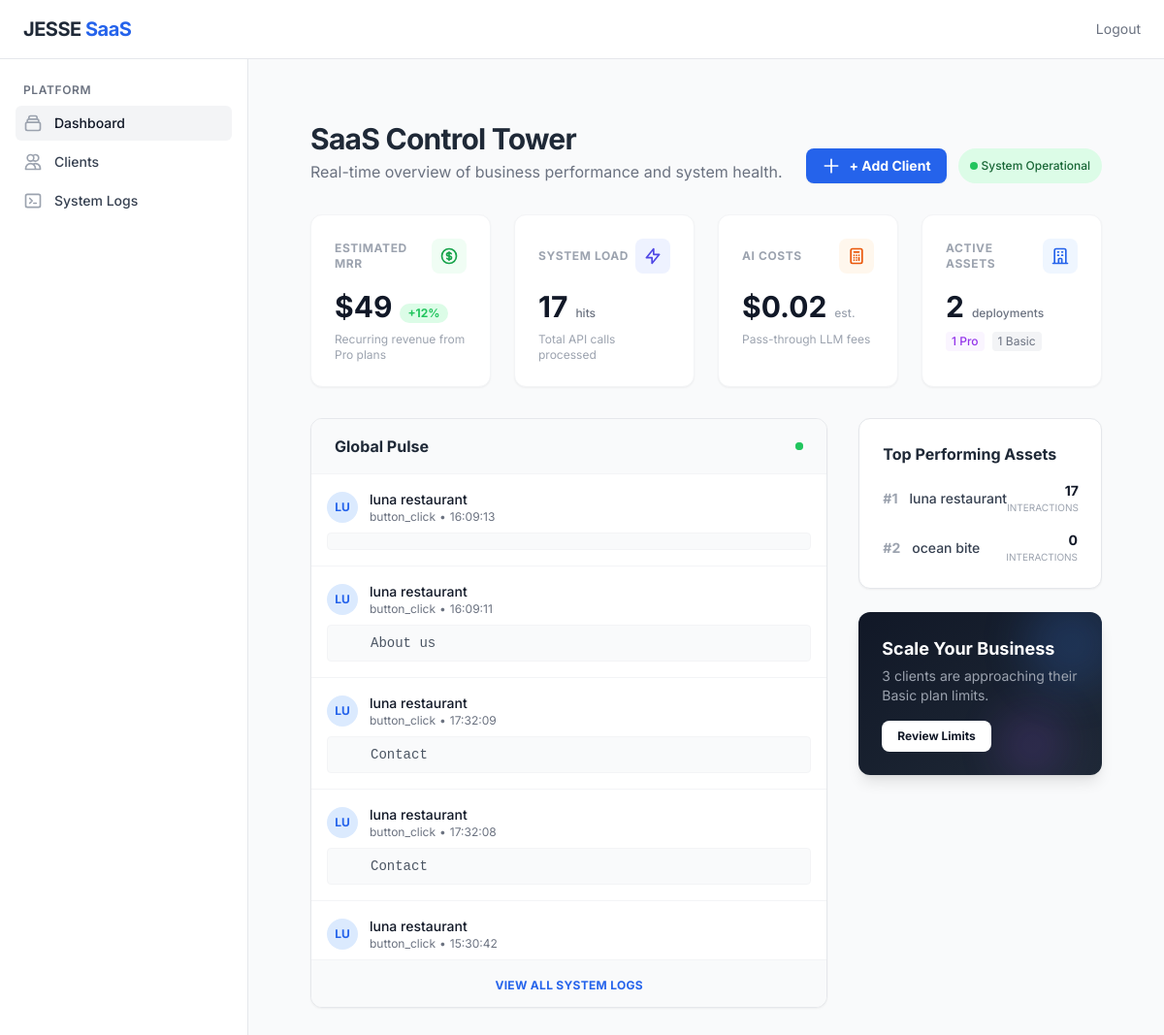
The app's page /admin/dashboard (signed in), older data.
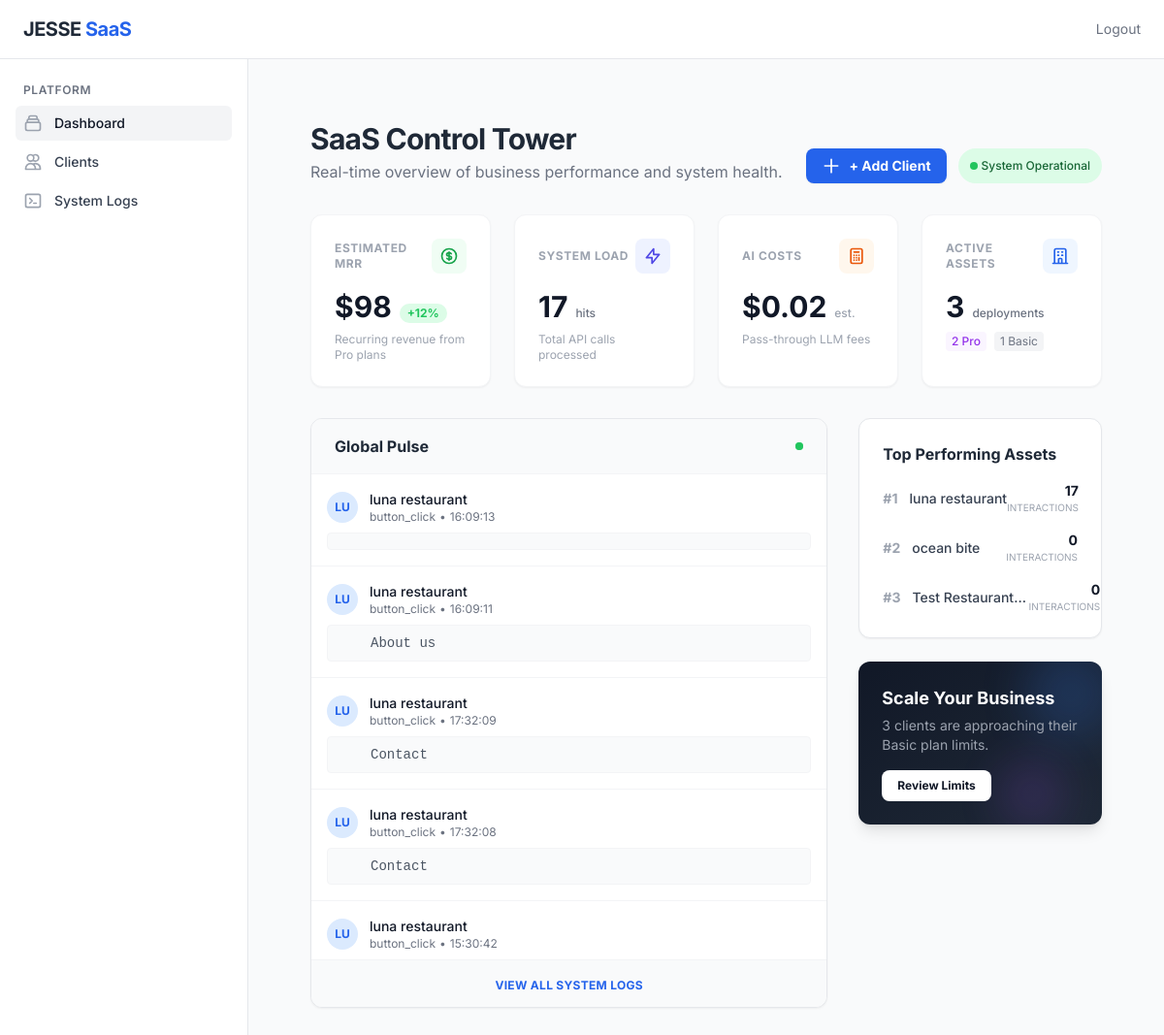
The same page, newer data.
### app/models.py (models this page shows, shortened)
class InteractionLog(db.Model):
    __tablename__ = 'interaction_logs'
    id = db.Column(db.Integer, primary_key=True)
    client_id = db.Column(db.Integer, db.ForeignKey('clients.id'), nullable=False)
    interaction_type = db.Column(db.String(50), nullable=False)
    user_query = db.Column(db.Text, nullable=True)
    timestamp = db.Column(db.DateTime, default=datetime.utcnow)

class Client(db.Model):
    __tablename__ = 'clients'
    id = db.Column(db.Integer, primary_key=True)
    public_id = db.Column(db.String(36), unique=True, nullable=False, default=lambda: str(uuid.uuid4()))
    restaurant_name = db.Column(db.String(100), nullable=False)
    plan_type = db.Column(db.String(20), default='basic')
    status = db.Column(db.String(20), default='active')
    theme_color = db.Column(db.String(7), default='#000000')
    created_at = db.Column(db.DateTime, default=datetime.utcnow)
    billing_note = db.Column(db.Text, nullable=True)
    slug = db.Column(db.String(100), unique=True, nullable=True)
    renewal_date = db.Column(db.Date, nullable=True) # Kept for backward compatibility or simple view
    subscription_start = db.Column(db.Date, nullable=True)
    subscription_end = db.Column(db.Date, nullable=True)
    is_maintenance_mode = db.Column(db.Boolean, default=False)
    allowed_domains = db.Column(db.Text, nullable=True) # JSON or comma-separated
    operating_hours = db.Column(db.Text, nullable=True) # JSON structure
    timezone = db.Column(db.String(50), default='UTC')
    privacy_policy_url = db.Column(db.String(255), nullable=True)
    language = db.Column(db.String(50), default='English (US)')
    currency_code = db.Column(db.String(10), default='USD')
    currency_symbol = db.Column(db.String(5), default='$')
    owner_phone = db.Column(db.String(20), nullable=True) # Admin Internal
    owner_email = db.Column(db.String(100), nullable=True) # Admin Internal
    public_phone = db.Column(db.String(20), nullable=True) # Public Reservation
    public_email = db.Column(db.String(100), nullable=True) # Public Enquiry
    address = db.Column(db.Text, nullable=True)
    parking_info = db.Column(db.Text, nullable=True)
    direction_note = db.Column(db.Text, nullable=True)
    maps_url = db.Column(db.String(255), nullable=True)
    delivery_url = db.Column(db.String(255), nullable=True) # Deprecated by delivery_partners
    delivery_partners = db.Column(db.Text, nullable=True) # JSON structure: [{platform, url}]
    instagram_url = db.Column(db.String(255), nullable=True)
    tiktok_url = db.Column(db.String(255), nullable=True)
    youtube_url = db.Column(db.String(255), nullable=True)
    whatsapp_url = db.Column(db.String(255), nullable=True)
    website_url = db.Column(db.String(255), nullable=True)
    font_style = db.Column(db.String(50), default='Modern Sans') # New Field
    widget_position = db.Column(db.String(20), default='right') # right/left
    is_white_labeled = db.Column(db.Boolean, default=False)
    price_includes_tax = db.Column(db.Boolean, default=True)
    payment_method = db.Column(db.String(50), nullable=True) # Admin record
    wifi_ssid = db.Column(db.String(100), nullable=True)
    wifi_password = db.Column(db.String(100), nullable=True)
    review_url = db.Column(db.String(255), nullable=True)
    booking_url = db.Column(db.String(255), nullable=True)
    deposit_policy = db.Column(db.Text, nullable=True) # New
    late_arrival_policy = db.Column(db.Text, nullable=True) # New
    tos_url = db.Column(db.String(255), nullable=True)
    show_ai_disclaimer = db.Column(db.Boolean, default=True)
    total_seating = db.Column(db.Integer, nullable=True)
    max_group_size = db.Column(db.Integer, nullable=True)
    seating_configuration = db.Column(db.Text, nullable=True) # New Field
    has_private_room = db.Column(db.Boolean, default=False)
    private_room_capacity = db.Column(db.Integer, nullable=True)
    facilities_list = db.Column(db.Text, nullable=True) # CSV: Outdoor, AC, Toilet...
    family_facilities_list = db.Column(db.Text, nullable=True) # CSV: Baby Chair, Kids Menu...
    knowledge_base = db.relationship('KnowledgeBase', backref='client', uselist=False, cascade="all, delete-orphan")
    menu_items = db.relationship('MenuItem', backref='client', lazy='dynamic', cascade="all, delete-orphan")
    logs = db.relationship('InteractionLog', backref='client', lazy='dynamic', cascade="all, delete-orphan")

### app/admin/routes.py (the view)
@bp.route('/dashboard')
def dashboard():
    stats = AnalyticsService.get_dashboard_stats()
    recent_logs = InteractionLog.query.order_by(InteractionLog.timestamp.desc()).limit(15).all()
    top_clients = AnalyticsService.get_top_clients(limit=5)
    return render_template('admin/dashboard.html',
                           stats=stats,
                           recent_logs=recent_logs,
                           top_clients=top_clients,
                           active_page='dashboard')

### app/admin/routes.py (called while the page is built)
def is_logged_in():
    return session.get('admin_logged_in')

@bp.before_request
def require_login():
    if request.endpoint == 'static': # Allow global static files
        return
    allowed_routes = ['admin.login', 'admin.static']
    if request.endpoint not in allowed_routes and not is_logged_in():
        return redirect(url_for('admin.login'))

### app/services/analytics.py (called while the page is built)
    @staticmethod
    def get_dashboard_stats():
        total_clients = Client.query.count()
        pro_clients = Client.query.filter_by(plan_type='pro').count()
        basic_clients = Client.query.filter_by(plan_type='basic').count()
        monthly_mrr = pro_clients * Config.PRICING_PRO_MONTHLY
        total_interactions = InteractionLog.query.count()
        token_cost_est = total_interactions * Config.TOKEN_COST_PER_INTERACTION
        return {
            'total_clients': total_clients,
            'pro_clients': pro_clients,
            'basic_clients': basic_clients,
            'mrr': monthly_mrr,
            'total_interactions': total_interactions,
            'token_cost': round(token_cost_est, 2)
        }

### app/templates/admin/dashboard.html (shortened to what the changed rows need)
{% extends "base.html" %}
{% block content %}
<div class="h-full bg-gray-50 p-6 md:p-8 overflow-y-auto">
    <div class="flex justify-between items-end mb-8">
        <div>
            <h1 class="text-3xl font-bold text-gray-800 tracking-tight">SaaS Control Tower</h1>
        </div>
    </div>
    <div class="grid grid-cols-1 md:grid-cols-2 lg:grid-cols-4 gap-6 mb-8">
        <div class="bg-white rounded-xl shadow-sm p-6 border border-gray-100 hover:shadow-md transition-shadow">
            <div class="flex items-baseline mb-2">
                <span class="text-3xl font-bold text-gray-900">${{ stats.mrr }}</span>
                <span class="ml-2 text-xs text-green-500 font-bold bg-green-100 px-2 py-0.5 rounded-full">+12%</span>
            </div>
        </div>
        <div class="bg-white rounded-xl shadow-sm p-6 border border-gray-100 hover:shadow-md transition-shadow">
            <div class="flex items-baseline mb-2">
                <span class="text-3xl font-bold text-gray-900">{{ stats.total_clients }}</span>
                <span class="ml-2 text-xs text-gray-500 font-medium">deployments</span>
            </div>
            <div class="flex gap-2 text-xs">
                <span class="text-purple-600 bg-purple-50 px-1.5 py-0.5 rounded font-medium">{{ stats.pro_clients }}
                    Pro</span>
                <span class="text-gray-500 bg-gray-100 px-1.5 py-0.5 rounded">{{ stats.basic_clients }} Basic</span>
            </div>
        </div>
    </div>
    <div class="grid grid-cols-1 lg:grid-cols-3 gap-8">
        <div class="lg:col-span-2">
            <div class="bg-white rounded-xl shadow-sm border border-gray-200 overflow-hidden">
                <div class="divide-y divide-gray-100 max-h-[500px] overflow-y-auto">
                    {% for log in recent_logs %}
                    <div class="p-4 hover:bg-gray-50 transition-colors group">
                        <div class="flex items-start justify-between">
                            <div class="flex items-center gap-3">
                                <div
                                    class="w-8 h-8 rounded-full bg-blue-100 text-blue-600 flex items-center justify-center font-bold text-xs shrink-0">
                                    {{ log.client.restaurant_name[:2].upper() }}
                                </div>
                                <div>
                                    <p class="text-sm font-medium text-gray-900">{{ log.client.restaurant_name }}</p>
                                    <p class="text-xs text-gray-500 flex items-center gap-1">
                                        {{ log.interaction_type }}
                                        <span>&bull;</span>
                                        {{ log.timestamp.strftime('%H:%M:%S') }}
                                    </p>
                                </div>
                            </div>
                        </div>
                        <div
                            class="mt-2 pl-11 text-sm text-gray-600 font-mono bg-gray-50 p-2 rounded border border-gray-100 truncate">
                            {{ log.user_query }}
                        </div>
                    </div>
                    {% else %}
                    <div class="p-8 text-center text-gray-500 text-sm">Waiting for incoming traffic...</div>
                    {% endfor %}
                </div>
            </div>
        </div>
        <div class="space-y-6">
            <div class="bg-white rounded-xl shadow-sm border border-gray-200 p-6">
                <div class="space-y-4">
                    {% for client in top_clients %}
                    <div class="flex items-center justify-between">
                        <div class="flex items-center gap-3">
                            <span class="text-gray-400 font-bold text-sm">#{{ loop.index }}</span>
                            <a href="{{ url_for('admin.client_hub', client_id=client.id) }}"
                                class="text-sm font-medium text-gray-700 hover:text-blue-600 truncate max-w-[120px]">
                                {{ client.restaurant_name }}
                            </a>
                        </div>
                        <div class="text-right">
                            <span class="block text-sm font-bold text-gray-900">{{ client.interaction_count }}</span>
                            <span class="block text-[10px] text-gray-400 uppercase">Interactions</span>
                        </div>
                    </div>
                    {% endfor %}
                </div>
            </div>
        </div>
    </div>
    {% endblock %}

Row changes from the older to the newer data that the page shows:
added Client: restaurant_name "Test Restaurant…", interaction_count "0"
Text that changed along with them:
{{ stats.mrr }}: "49" → "98"
{{ stats.total_clients }}: "2" → "3"
{{ stats.pro_clients }}: "1" → "2"
